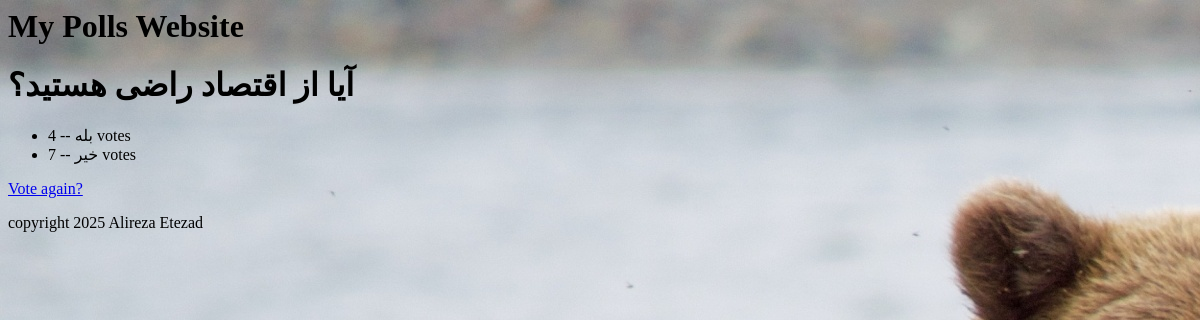
The page /polls/2/results/ on the database as committed earlier.
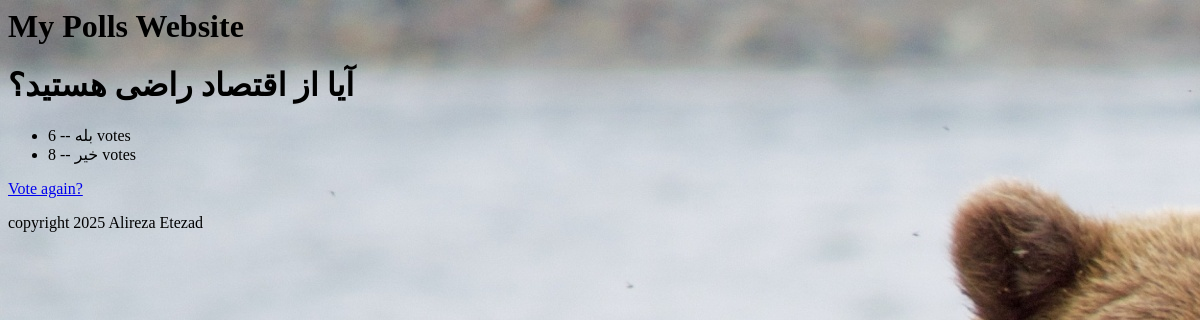
The same page on the database as committed later.
### polls/models.py (models this page shows, shortened)
class Question(models.Model):
    question_text = models.CharField(max_length=200)
    pub_date = models.DateTimeField("date published")

class Choice(models.Model):
    question = models.ForeignKey(Question, on_delete=models.CASCADE)
    choice_text = models.CharField(max_length=200)
    votes = models.IntegerField(default=0)

### polls/views.py (the view)
# urls.py: path("<int:pk>/results/", views.ResultsView.as_view(), name="results"),
class ResultsView(generic.DetailView):
    model = Question
    template_name = "polls/results.html"

### polls/templates/polls/results.html
{% extends 'polls/base.html' %}
{% block content %}
<h1>{{ question.question_text }}</h1>
<ul>
{% for choice in question.choice_set.all %}
    <li>{{ choice.choice_text }} -- {{ choice.votes }} vote{{ choice.votes|pluralize }}</li>
{% endfor %}
</ul>
<a href="{% url 'polls:detail' question.id %}">Vote again?</a>
{% endblock %}

### polls/templates/polls/base.html
{% load static %}
<html>
    <head>
        <link rel="stylesheet" href="{% static 'polls/style.css' %}">
    </head>
    <body>
        <h1> My Polls Website</h1>
        {% block content%}
        {% endblock %}
        <p>copyright 2025 Alireza Etezad</p>
    </body>
</html>

### polls/static/polls/style.css (style rules this page uses)
body { background: white url("images/bear.jpg") no-repeat; }

Rows that differ between the two databases and show on the page:
changed Choice "بله": votes "4" → "6"
changed Choice "خیر": votes "7" → "8"
